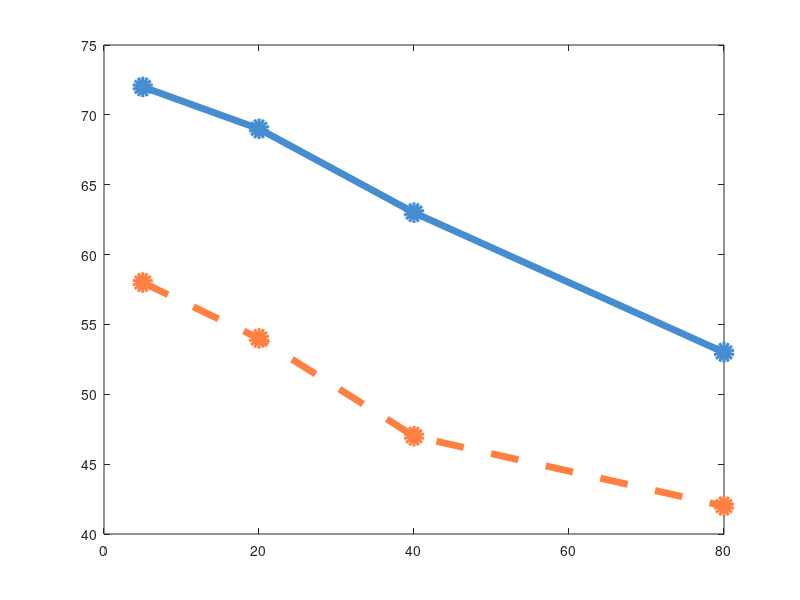

This chart was generated by the following MATLAB code: (Note: this script raises an error after producing the figure.)

clear all;
close all;
base=[58,54,47,42];
Noise_Level=[5,20,40,80];
PSPNR_FLARE=base;
PSPNR_PANO=[72,69,63,53];
Var1=[2.0,1.8,1.5,1.4];
Var2=[1.7,1.5,1.3,1.2];
h1=axes;
plot(Noise_Level,PSPNR_PANO,...
    'MarkerFaceColor',[0.274509817361832 0.560784339904785 0.823529422283173],...
    'MarkerSize',10,...
    'Marker','o',...
    'LineWidth',5,...
    'Color',[0.27 0.55 0.82]);
hold on

plot(Noise_Level,PSPNR_FLARE,...
    'Color',[255.0 128.0 64.0]./255,...
    'MarkerFaceColor',[255.0 128.0 64.0]./255,...
    'MarkerSize',10,...
    'Marker','o',...
    'LineStyle','--',...
    'LineWidth',5)


for i=1:4
    errorbar(Noise_Level(i),PSPNR_FLARE(i),Var1(i),'Color',[0 0 0]./255,'LineWidth',2)  
    hold on
    errorbar(Noise_Level(i),PSPNR_PANO(i),Var2(i),'Color',[0 0 0]./255,'LineWidth',2)  
end


set(gcf,'color',[1 1 1])
set(gca,'FontSize',25)
set(gca,'box','off') 
set(gca, 'LineWidth',1.5)
xlim([0,80]);
ylim([40,75]);
xlabel('Noise level (deg)')
ylabel('PSPNR')

legend('Location','northeast')
legend({'Pano','Viewport-driven'})
h2=legend;
set(h2,'box','off')



Position=h1.Position;
annotation('arrow',[Position(1) Position(1)],[Position(2) Position(2)+Position(4)+0.05],'linewidth',1.5);
annotation('arrow',[Position(1) Position(1)+Position(3)+0.05],[Position(2) Position(2)],'linewidth',1.5);

